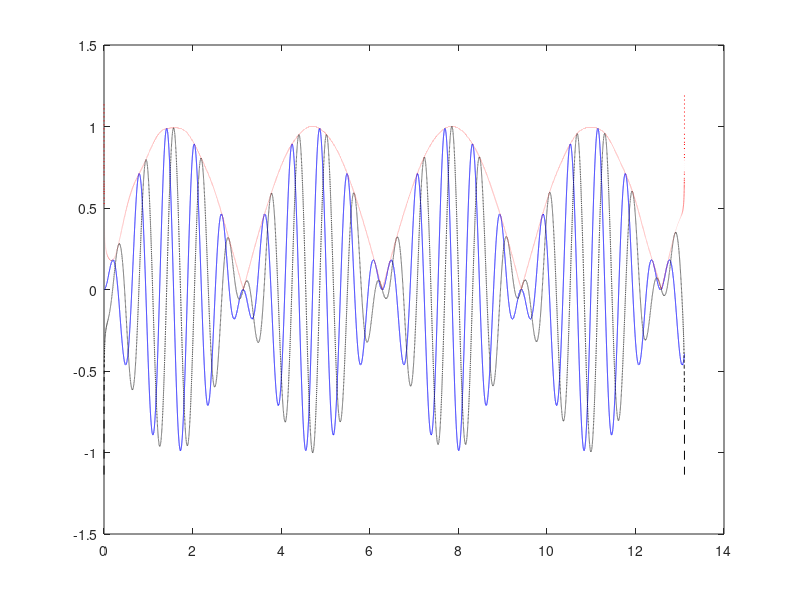

MATLAB code to generate this figure:
t=(1:131072)*(1e-4);
gt=sin(t).*sin(10*t);
envelope=abs(hilbert(gt));
figure;
plot(t,gt,'b-',t,imag(hilbert(gt)),'k--',t,envelope,'r:')
